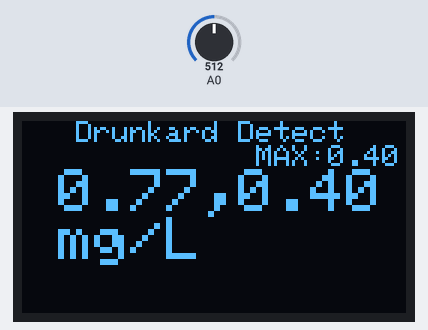
Bench run of a sketch on a simulated Arduino Uno, built with avr-gcc and run on an emulated ATmega328P. Shown: 128×64 one-colour display. Inputs (shaded band) come from the test bench; at power-on: A0 = 512. What the sketch prints to the serial monitor is not drawn.

Above: at 1.2 s.
1.3 s: A0 set to 0
At 2.8 s:
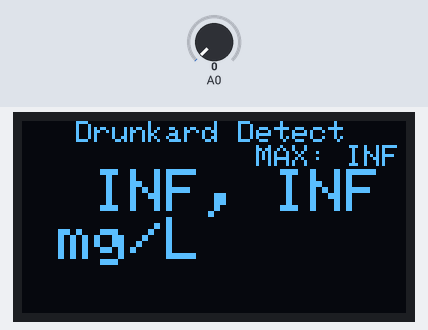
3.2 s: A0 set to 122
At 4.1 s:
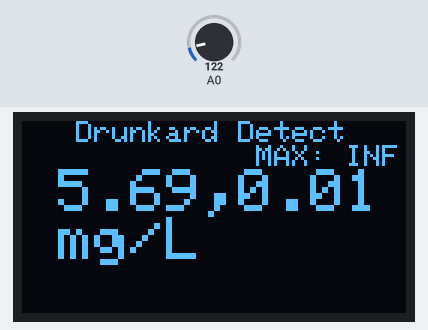
4.8 s: A0 set to 306
At 5.3 s:
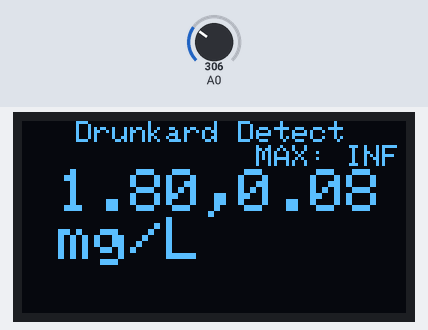
6.4 s: A0 set to 990
At 7.7 s:
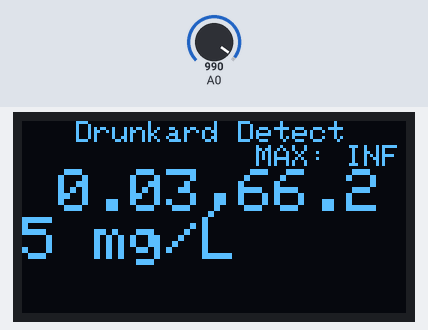
8.1 s: A0 set to 1010
At 8.9 s:
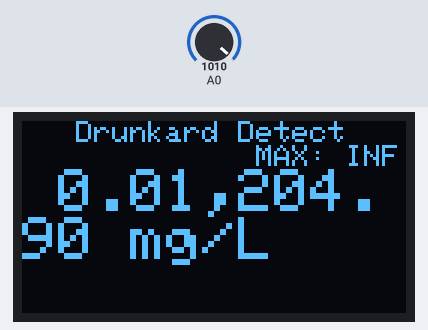
Timing chart, 0 to 10.7 s (numbered marks = the images above; inputs shaded):
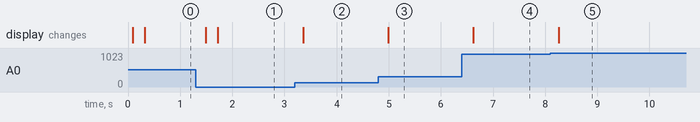

Measured:
- after the input at 1.3 s, the display: first changes after 0.19 s (image 1 shows a later state)
- after the input at 3.2 s, the display: changes after 0.16 s (image 2)
- after the input at 4.8 s, the display: changes after 0.19 s (image 3)
- after the input at 6.4 s, the display: changes after 0.22 s (image 4)
- after the input at 8.1 s, the display: changes after 0.16 s (image 5)

The sketch:

drunkard.ino
```cpp
#include <SPI.h>
#include <Wire.h>
#include <math.h>
#include <Adafruit_GFX.h>
#include <Adafruit_SSD1306.h>

#define OLED_RESET LED_BUILTIN  //4
Adafruit_SSD1306 display(OLED_RESET);

#define SSD1306_LCDHEIGHT 64

#if (SSD1306_LCDHEIGHT != 64)
#error("Height incorrect, please fix Adafruit_SSD1306.h!");
#endif

unsigned int Cnt = 0;
float        R0sum = 0;
double       alcMAX = 0;

double      RL = 2400;

void setup() {
  Serial.begin(9600);
  display.begin(SSD1306_SWITCHCAPVCC, 0x3C);

  display.clearDisplay();

  // text display tests
  display.setTextSize(1);
  display.setTextColor(WHITE);
  display.setCursor(0,0);
  display.println("Drunk Detection");
  display.println("  ");
  display.setTextSize(2);
  display.setTextColor(WHITE);
  //display.print("  0.134 mg/L");
  display.display();
  //delay(2000);
  display.clearDisplay();

}

void loop()
{
  //GetR0();
  GetAcl();
}

void GetAcl(void)
{
  double VolRs;
  double R0=1.3,R;
  double Ratio;
  double alc;
  String str;

  display.clearDisplay();

  display.setTextSize(1);
  display.setTextColor(WHITE);
  display.setCursor(0,0);
  display.println("   Drunkard Detect");
  display.println(String("             MAX:") + alcMAX);
  display.setTextSize(2);
  display.setTextColor(WHITE);

  VolRs = GetVoltage();
  R     = (5-VolRs)/VolRs;
  //R      = RL*VolRs/(5-VolRs);

  Ratio = R / R0;

  alc = CalAlcohol(Ratio);
  if(alc > alcMAX)
    alcMAX = alc;

  //Serial.println(Ratio, 10);
  //Serial.println(alc , 10);

  str = String(" ") + Ratio + String(",")  + alc + String(" mg/L");
  Serial.println(str);

  display.println(str);
  display.display();
  delay(200);

}


void GetR0(void)
{
  double VolRs;
  double R0,Rair;
  String str;

  VolRs = GetVoltage();
  Rair  = (5-VolRs)/VolRs;
  //Rair   = RL*VolRs/(5-VolRs);
  R0 = Rair/60.0;
  Cnt+=1;
  R0sum += R0;
  str = String("V=") + VolRs + String(", R=") + Rair+ String(", ") + R0 + String(", ") + R0sum/Cnt;

  Serial.println(str);
  //Serial.println(R0,4);
  delay(200);
}

double GetVoltage(void)
{
  return (double)analogRead(0) * 5 /1024;
}


double CalAlcohol(double RRatio)
{
  // f(x) = a * exp ( -b * x**c )
  double a = 4444.52 , b = 9.18605 , c = 0.0643814;
  double alc;

  alc = pow( (log(a)-log(RRatio))/b , 1/c );

  //if( alc > 2)
  //  alc = 0.00;

  return alc;
}
```
